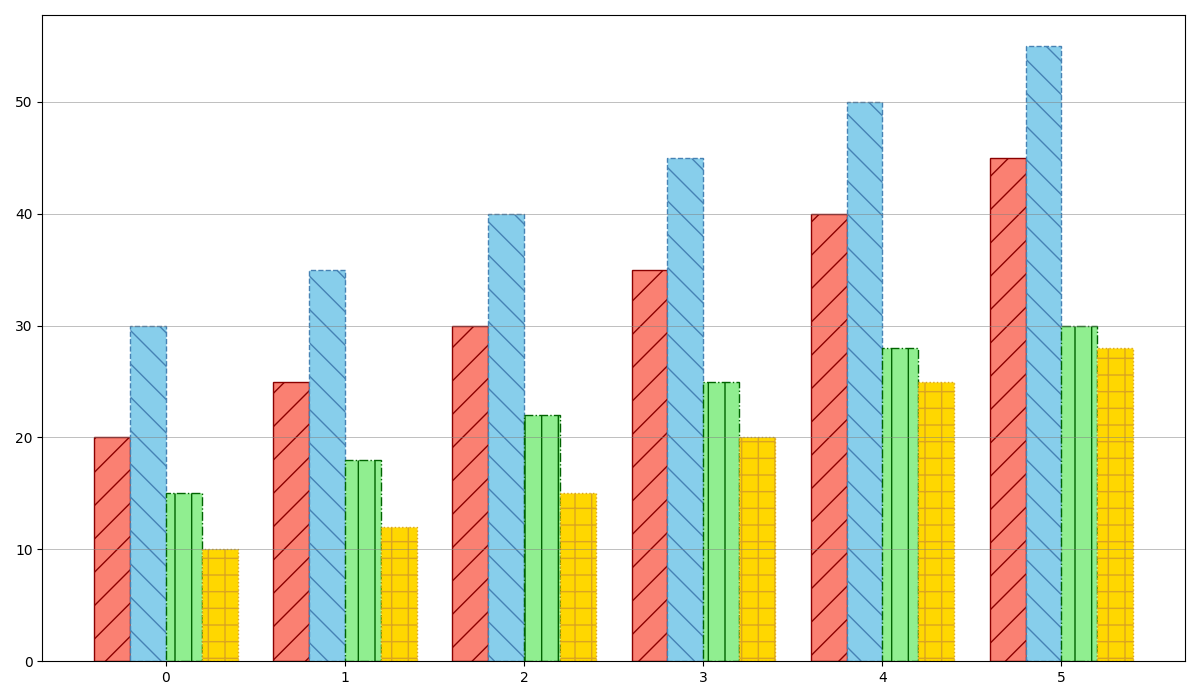

Source code (Python):
import matplotlib.pyplot as plt
import numpy as np

months = ['Jan', 'Feb', 'Mar', 'Apr', 'May', 'Jun']
cats = [20, 25, 30, 35, 40, 45]
dogs = [30, 35, 40, 45, 50, 55]
fish = [15, 18, 22, 25, 28, 30]
birds = [10, 12, 15, 20, 25, 28]

fig, ax = plt.subplots(figsize=(12, 7))

x = np.arange(len(months))
bar_width = 0.2

ax.bar(x - 3*bar_width/2, cats, width=bar_width, color='salmon', edgecolor='darkred', linestyle='-', hatch='/')
ax.bar(x - bar_width/2, dogs, width=bar_width, color='skyblue', edgecolor='steelblue', linestyle='--', hatch='\\')
ax.bar(x + bar_width/2, fish, width=bar_width, color='lightgreen', edgecolor='darkgreen', linestyle='-.', hatch='|')
ax.bar(x + 3*bar_width/2, birds, width=bar_width, color='gold', edgecolor='goldenrod', linestyle=':', hatch='+')

ax.set_xticks(x)
ax.yaxis.grid(True, which='major', linestyle='-', linewidth=0.5, color='gray', alpha=0.7)

plt.tight_layout()
plt.show()
